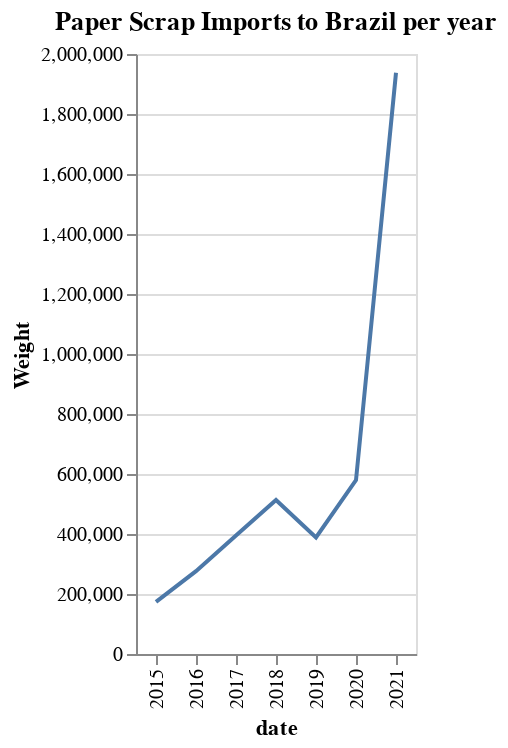

Notebook code cell kept with this figure:
### Code cell
alt.Chart(yr_avg_imports).mark_line().encode(
    x='date',
    y='Weight'
).properties(
    title='Paper Scrap Imports to Brazil per year')

### Figure 1 — Vega-Lite specification as saved in the notebook (floating-point values rounded to 4 significant figures)
{"config": {"view": {"continuousWidth": 400, "continuousHeight": 300}}, "data": {"name": "data-6e78c7155fb5c3c9c362664ef6799862"}, "mark": "line", "encoding": {"x": {"type": "nominal", "field": "date"}, "y": {"type": "quantitative", "field": "Weight"}}, "title": "Paper Scrap Imports to Brazil per year", "$schema": "https://vega.github.io/schema/vega-lite/v4.8.1.json", "datasets": {"data-6e78c7155fb5c3c9c362664ef6799862": [{"date": "2015", "Weight": 173600.0}, {"date": "2016", "Weight": 276000.0}, {"date": "2017", "Weight": 394900.0}, {"date": "2018", "Weight": 513100.0}, {"date": "2019", "Weight": 388400.0}, {"date": "2020", "Weight": 579500.0}, {"date": "2021", "Weight": 1937000.0}]}}
